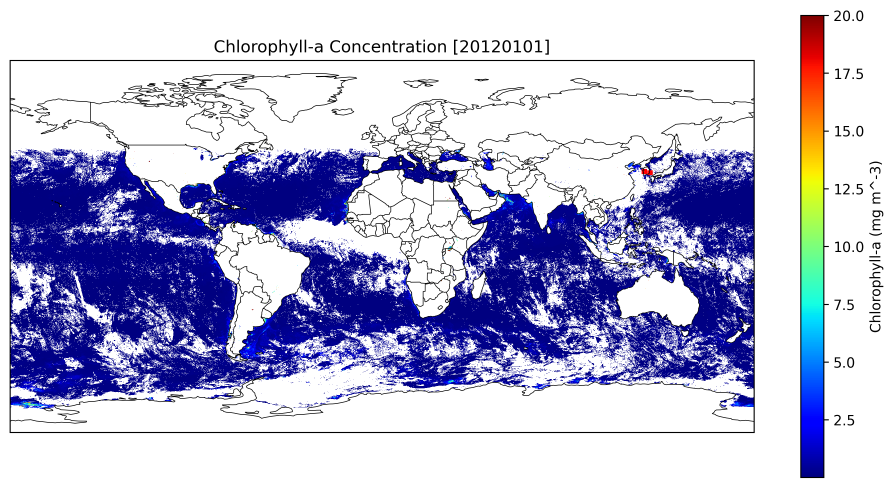
#> input picture Notebook/output/fig/2012/01/20120101.png, 2681 x 1462 px (shown at 1/3 size); its folder holds only this picture in this run
$ jupyter execute --allow-errors '2. visualize chl-a.ipynb'
#> lines starting #> are read from the running program, lines starting #| are printed output that depends on the picture
[cell 1]
import numpy as np
import matplotlib.pyplot as plt
import seaborn as sns
import os
import cv2

[cell 2]
import netCDF4 as nc
import numpy as np
import matplotlib.pyplot as plt
from matplotlib.colors import ListedColormap

# RRS 파일 경로 및 육지/바다 npy 파일 경로
file_path = '/home/juneyonglee/Documents/RRS/COMS_GOCI_L2A_GA_20110401001641.RRS.he5'
land_mask_path = '/home/juneyonglee/Desktop/AY_ust/preprocessing/is_land_on_GOCI.npy'

# 사용할 밴드 리스트 (2, 3, 4번 밴드 예시)
band_lst = [2, 3, 4]

# 특정 범위의 좌표 설정 (필요에 따라 지정할 수 있습니다. 여기서는 전체 범위를 사용)
# 범위를 설정하지 않으면 데이터 전체를 사용합니다.
y_min, y_max = 0, None
x_min, x_max = 0, None

def display_rrs_with_land_mask(file_path, land_mask_path, band_lst, y_min=None, y_max=None, x_min=None, x_max=None):
    # 육지/바다 마스크 불러오기
    land_mask = np.load(land_mask_path)

    # netCDF 파일 열기
    try:
        f = nc.Dataset(file_path, 'r')
    except:
        print(f"Failed to open file: {file_path}")
        return

    # 각 밴드에 대해 데이터 읽고 시각화
    for band in band_lst:
        try:
            # netCDF 형식으로 데이터를 읽음
            rrs_data = f['HDFEOS']['GRIDS']['Image Data']['Data Fields']['Band ' + str(band) + ' RRS Image Pixel Values']
        except KeyError:
            print(f"Band {band} not found in file {file_path}")
            continue

        # numpy 배열로 변환
        np_rrs = np.array(rrs_data)

        # 지정된 좌표 범위 내 데이터만 선택
        np_rrs = np_rrs[y_min:y_max, x_min:x_max]

        # 육지 마스크도 동일한 범위로 자르기
        land_mask_cropped = land_mask[y_min:y_max, x_min:x_max]

        # 결측치를 처리 (보통 -999.0 값을 결측치로 가정)
        np_rrs = np.where(np_rrs == -999.0, np.nan, np_rrs)

        # 이미지 출력
        plt.figure(figsize=(8, 8))

        # RRS 데이터 이미지
        plt.imshow(np_rrs, cmap='viridis', alpha=0.7)
        plt.colorbar(label=f'RRS Band {band}')

        # 육지 마스크를 빨간색으로 강조 (land_mask가 1이면 육지, 0이면 바다라고 가정)
        plt.imshow(np.ma.masked_where(land_mask_cropped == 0, land_mask_cropped), cmap=ListedColormap(['black', 'white']), alpha=0.8)

        plt.title(f'RRS Band {band} with Land Mask - {file_path}')
        plt.show()

    # 파일 닫기
    f.close()

# 밴드별로 RRS 데이터와 육지 마스크 함께 시각화
#> (the rest of this cell did not finish here and is left out)

[cell 3]
import netCDF4 as nc
import numpy as np
import matplotlib.pyplot as plt
from matplotlib.patches import Rectangle
from matplotlib.colors import ListedColormap

# RRS 파일 경로 및 육지/바다 npy 파일 경로
file_path = '/home/juneyonglee/Documents/RRS/COMS_GOCI_L2A_GA_20110401001641.RRS.he5'

land_mask_path = '/home/juneyonglee/Desktop/AY_ust/preprocessing/is_land_on_GOCI.npy'

# 사용할 밴드 리스트 (2, 3, 4번 밴드 예시)
band_lst = [2, 3, 4]

# Define the patch size and region coordinates
patch_size = 512

# # 낙동강 좌표 설정 (픽셀 좌표, 중간좌표 기준)
# region1_x_min, region1_x_max = 2336, 2592
# region1_y_min, region1_y_max = 3053, 3309
# # 새만금 좌표 설정 (픽셀 좌표, 중간좌표 기준)
# region2_x_min, region2_x_max = 1851, 2107
# region2_y_min, region2_y_max = 2639, 2895

# Nakdong coordinates  (2464,3181)
region1_center_x, region1_center_y = (2336 + 2592) // 2, (3053 + 3309) // 2
# Saemangeum coordinates (1979, 2767)
region2_center_x, region2_center_y = (1851 + 2107) // 2, (2639 + 2895) // 2

# Calculate the top-left coordinates for the 512x512 patches (2208,2925) (2720,3437)
region1_x_min, region1_y_min = region1_center_x - patch_size // 2, region1_center_y - patch_size // 2
region1_x_max, region1_y_max = region1_center_x + patch_size // 2, region1_center_y + patch_size // 2
#                                                            (1979,2511)  (2235,3023)
region2_x_min, region2_y_min = region2_center_x - patch_size // 2, region2_center_y - patch_size // 2
region2_x_max, region2_y_max = region2_center_x + patch_size // 2, region2_center_y + patch_size // 2

def display_rrs_with_land_mask_and_box(file_path, land_mask_path, band_lst, region1_x_min, region1_x_max, region1_y_min, region1_y_max, region2_x_min, region2_x_max, region2_y_min, region2_y_max):
    # 육지/바다 마스크 불러오기
    land_mask = np.load(land_mask_path)

    # netCDF 파일 열기
    try:
        f = nc.Dataset(file_path, 'r')
    except:
        print(f"Failed to open file: {file_path}")
        return

    # 각 밴드에 대해 데이터 읽고 시각화
    for band in band_lst:
        try:
            # netCDF 형식으로 데이터를 읽음
            rrs_data = f['HDFEOS']['GRIDS']['Image Data']['Data Fields']['Band ' + str(band) + ' RRS Image Pixel Values']
        except KeyError:
            print(f"Band {band} not found in file {file_path}")
            continue

        # numpy 배열로 변환
        np_rrs = np.array(rrs_data)

        # 고유값 출력
        unique_values = np.unique(np_rrs)
        print(f"Band {band} unique values: {unique_values}")

        # 데이터 유형 확인 (8비트 또는 16비트)
        data_type = np_rrs.dtype
        print(f"Band {band} data type: {data_type}")

        # 데이터가 8비트인지 16비트인지 확인
        if data_type == np.uint8:
            print(f"Band {band} is 8-bit data.")
        elif data_type == np.uint16:
            print(f"Band {band} is 16-bit data.")
        else:
            print(f"Band {band} has data type: {data_type}")

        # 육지 마스크 크기 맞추기 (전체 범위로)
        land_mask_cropped = land_mask[:np_rrs.shape[0], :np_rrs.shape[1]]

        # 결측치를 처리 (보통 -999.0 값을 결측치로 가정)
        np_rrs = np.where(np_rrs == -999.0, np.nan, np_rrs)

        # 이미지 출력
        plt.figure(figsize=(10, 10))

        # RRS 데이터 이미지
        plt.imshow(np_rrs, cmap='viridis', alpha=1)
        plt.colorbar(label=f'RRS Band {band}')

        # 육지 마스크를 빨간색으로 강조 (land_mask가 1이면 육지, 0이면 바다라고 가정)
        plt.imshow(np.ma.masked_where(land_mask_cropped == 0, land_mask_cropped), cmap=ListedColormap(['black', 'white']), alpha=0.8)

        # 낙동강 좌표 범위에 빨간색 사각형 추가
        rect1 = Rectangle((region1_x_min, region1_y_min), region1_x_max - region1_x_min, region1_y_max - region1_y_min,
                         linewidth=2, edgecolor='r', facecolor='none')
        plt.gca().add_patch(rect1)

        # 새만금 좌표 범위에 빨간색 사각형 추가
        rect2 = Rectangle((region2_x_min, region2_y_min), region2_x_max - region2_x_min, region2_y_max - region2_y_min,
                         linewidth=2, edgecolor='r', facecolor='none')
        plt.gca().add_patch(rect2)

        plt.title(f'RRS Band {band} with Land Mask and Region Box - {file_path}')
        plt.show()

    # 파일 닫기
    f.close()

# 밴드별로 RRS 데이터와 육지 마스크, 새만금 및 낙동강 좌표 범위에 네모 박스 표시
#> (the rest of this cell did not finish here and is left out)

[cell 4]
import os
import numpy as np
import matplotlib.pyplot as plt
import tifffile as tiff  # For reading TIFF files

# 최상위 디렉토리 경로 설정
root_directory = "/home/juneyonglee/Documents/RRS_preprocessed"

# 사용자 정의 컬러맵 생성 (해양 데이터용)
def create_custom_cmap():
    viridis = plt.cm.get_cmap('viridis', 256)  # 256개 색상 사용
    return viridis

# 사용자 정의 컬러맵 설정
custom_cmap = create_custom_cmap()

# 디렉토리 내의 모든 하위 폴더와 파일을 순차적으로 처리
for dirpath, dirnames, filenames in os.walk(root_directory):
    # 해당 폴더 내의 모든 tiff 파일을 처리
    for filename in filenames:
        if filename.endswith(".tiff"):  # TIFF 파일만 선택
            file_path = os.path.join(dirpath, filename)

            # tifffile을 사용하여 이미지 불러오기 (16비트 이미지로 읽기)
            img = tiff.imread(file_path)

            if img is None:
                print(f"{filename} could not be loaded.")
                continue

            print(f"Loaded {filename} with shape {img.shape} and dtype {img.dtype}")

            # NaN 값 비율 계산
            total_pixels = img.size
            nan_count = np.count_nonzero(np.isnan(img))
            nan_ratio = (nan_count / total_pixels) * 100

            # 0 값 비율 계산
            zero_count = np.count_nonzero(img == 0)
            zero_ratio = (zero_count / total_pixels) * 100

            # Unique 값 계산
            unique_values = np.unique(img[~np.isnan(img)])  # NaN은 제외하고 유니크 값 계산

            # 결과 출력
            print(f"{filename} 전체 NaN 값 비율: {nan_ratio:.2f}%")
            print(f"{filename} 0 값 비율: {zero_ratio:.2f}%")
            print(f"{filename} 유니크 값: {unique_values}")

            # 이미지 표시
            plt.imshow(img, cmap=custom_cmap, interpolation='none')
            plt.axis('off')  # 축 제거
            plt.colorbar(label='Pixel Value')  # 컬러맵 바 추가
            plt.title(f"{filename}")  # 파일명 출력

            plt.show()  # 각 이미지별로 별도 창으로 보여줌

[cell 5]
import os
import numpy as np
import matplotlib.pyplot as plt
from PIL import Image  # For reading PNG files

# Set the root directory where preprocessed images are stored
root_directory = "/media/juneyonglee/My Book/Preprocessed/MODIS_32patch_noresize/2024/01/"

# Custom colormap for ocean data
def create_custom_cmap():
    viridis = plt.colormaps['viridis']
    return viridis

# Set custom colormap
custom_cmap = create_custom_cmap()

# Process all PNG files in the directory
for dirpath, dirnames, filenames in os.walk(root_directory):
    for filename in filenames:
        # Skip files containing '_bar' in their name
        if filename.endswith(".png") and '_bar' not in filename:
            file_path = os.path.join(dirpath, filename)

            # Load image using PIL (for .png files)
            img = np.array(Image.open(file_path).convert('L'))  # Convert to grayscale
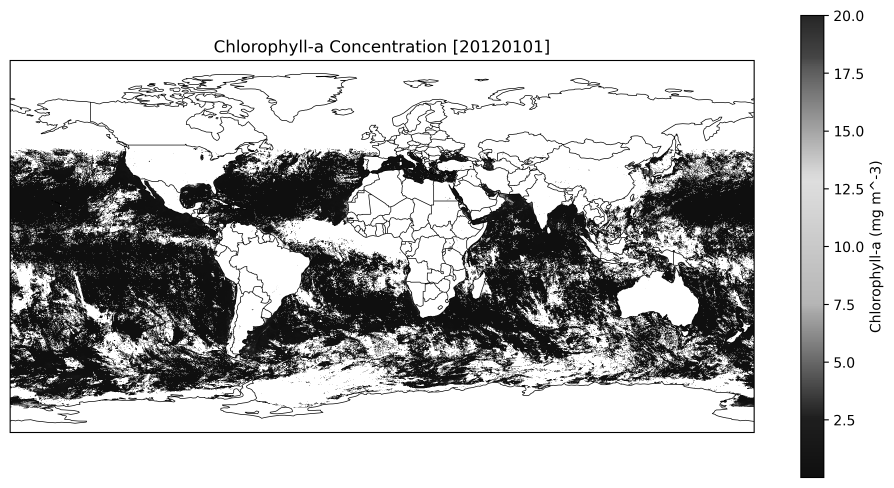
#> img: shape (1462, 2681) (shown at 1/3 size); min 0, max 255, mean 188.7

            if img is None:
                print(f"{filename} could not be loaded.")
                continue

            print(f"Loaded {filename} with shape {img.shape} and dtype {img.dtype}")
#| Loaded 20120101.png with shape (1462, 2681) and dtype uint8

            # Convert MODIS fill values (-999 or similar) and values above 20 to NaN
            img = np.where((img == -999) | (img > 20), np.nan, img)
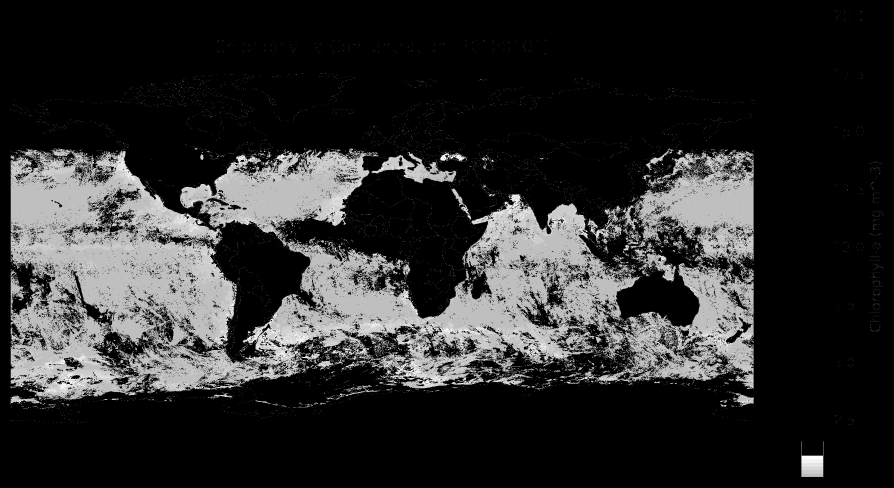
#> img: shape (1462, 2681) float64 (shown at 1/3 size); 75.09% of the values are NaN or infinite; the others: min 0, max 20, mean 13.99; drawn with min black, max white, NaN and infinite black

            # Calculate NaN ratio
            total_pixels = img.size
#> total_pixels = 3919622
            nan_count = np.count_nonzero(np.isnan(img))
#> nan_count = 2943364
            nan_ratio = (nan_count / total_pixels) * 100
#> nan_ratio = 75.09

            # Calculate zero ratio
            zero_count = np.count_nonzero(img == 0)
#> zero_count = 82144
            zero_ratio = (zero_count / total_pixels) * 100
#> zero_ratio = 2.1

            # Calculate unique values (excluding NaNs)
            unique_values = np.unique(img[~np.isnan(img)])
#> unique_values = 21 values from 0 to 20

            # Display only a sample of unique values if there are too many
            if len(unique_values) > 10:
                unique_values_sample = unique_values[:10]
#> unique_values_sample = [0, 1, 2, 3, 4, 5, 6, 7, 8, 9]
                print(f"{filename} Unique Values (Sample): {unique_values_sample} ... [{len(unique_values)} total unique values]")
#> (printed output is left out)
            else:
                print(f"{filename} Unique Values: {unique_values}")

            # Print statistics
            print(f"{filename} NaN Ratio: {nan_ratio:.2f}%")
#| 20120101.png NaN Ratio: 75.09%
            print(f"{filename} Zero Value Ratio: {zero_ratio:.2f}%")
#| 20120101.png Zero Value Ratio: 2.10%

            # Display the image
            plt.imshow(img,cmap='RdBu_r', interpolation='none', vmin=0, vmax=20)
            plt.axis('off')
            plt.colorbar(label='Chlorophyll-a (mg m^-3)')
            plt.title(f"{filename}")
            plt.show()
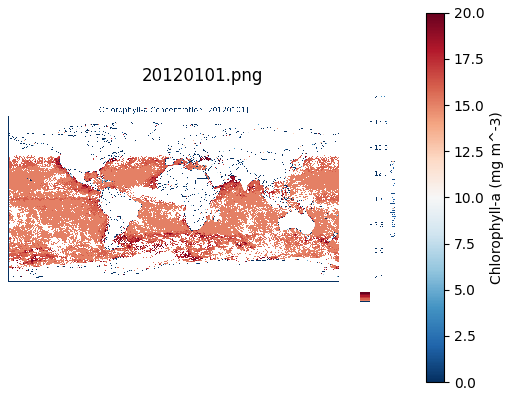
#> figure drawn by matplotlib, 2 panels
#> (reads preprocessing/is_land_on_GOCI_modified_1_999.npy from the repository)
